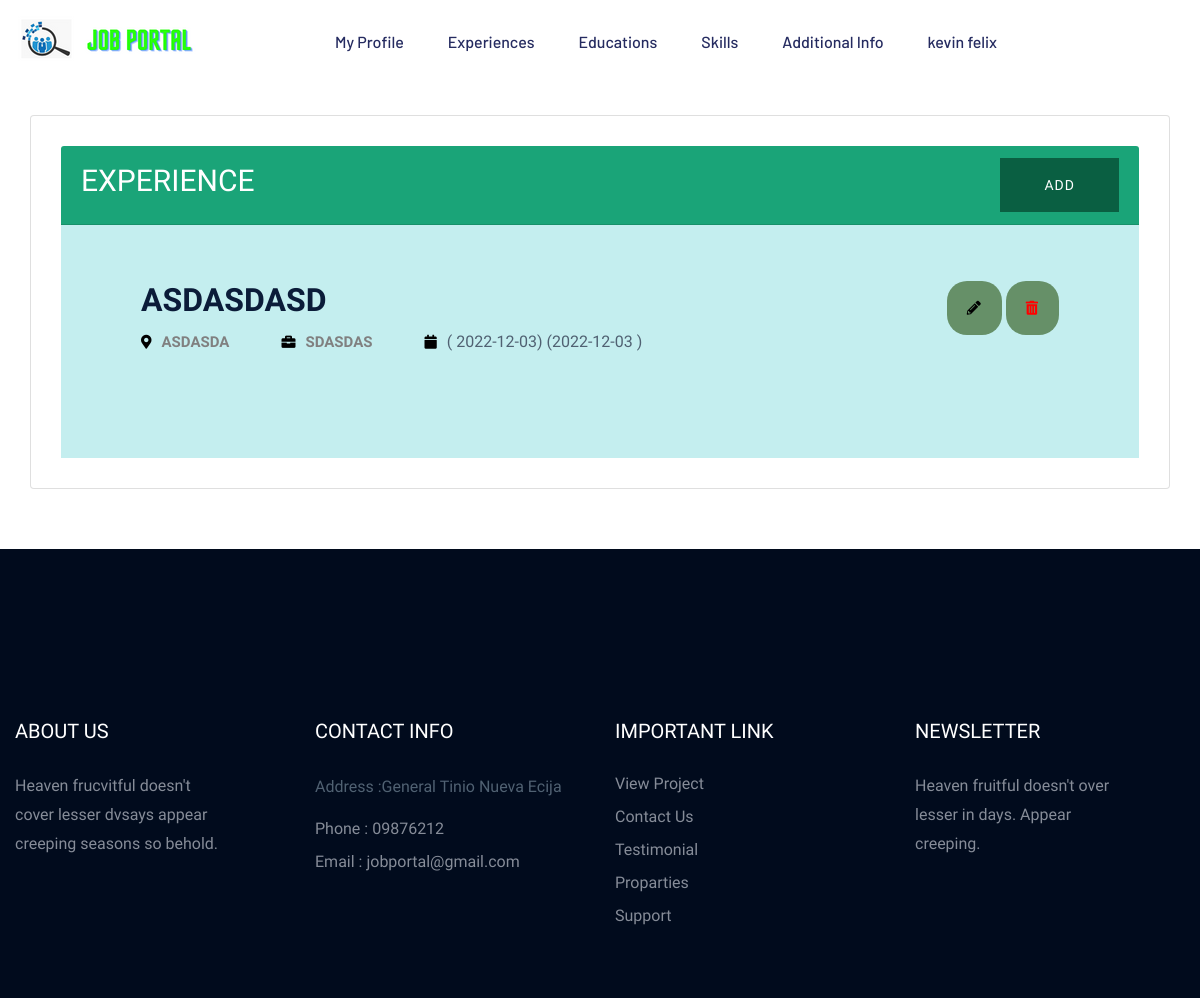
The app's page /applicant_exp.php (signed in) with its own data.
### tables this page shows
CREATE TABLE `applicant_experience` (
  `ae_id` int(11) NOT NULL,
  `ae_user_id` int(100) NOT NULL,
  `ae_companyname` varchar(100) NOT NULL,
  `ae_companyaddress` varchar(100) NOT NULL,
  `ae_position` varchar(100) NOT NULL,
  `ae_from` varchar(100) NOT NULL,
  `ae_to` varchar(100) NOT NULL
);

### classes/CONFIGDB.php (called while the page is built, shortened)
<?php
	class CONFIGDB
	{
		private $_host = 'localhost';
		private $_username = 'root';
		private $_password = '';
		private $_database = 'job_portal_db';
		protected $connection;
		public function __construct()
		{
			if (!isset($this->connection)) {
				$this->connection = new mysqli($this->_host, $this->_username, $this->_password, $this->_database);
			}
			return $this->connection;
		}
	}
?>

### classes/CRUDAPI.php (called while the page is built, shortened)
<?php
include_once 'CONFIGDB.php';
class CRUDAPI extends CONFIGDB
{
	public function getData($query)
	{
		$result = $this->connection->query($query);
		$rows = array();
		while ($row = $result->fetch_assoc()) {
			$rows[] = $row;
		}
		return $rows;
	}
}
?>

### applicant_exp.php (the view, shortened to what this page needs)
<?php
include_once("classes/CRUDAPI.php");
$crudapi = new CRUDAPI();
?>
<?php include('applicantsviews/head.php'); ?>
    <?php include('applicantsviews/headerapplicant.php'); ?>
    <main>
    <section class="section profile">
<div class="container-fluid" style="padding:30px;">
  <div class="card" style="margin-bottom:30px; padding:30px;">
    <div class="card-header" style="background-color:#1AA478;">
        <label Style="font-size:30px; color:white;">EXPERIENCE </label>
      <button type="button" class="btn btn-primary" id="addexps" style="float:right; background-color:#0A5F42;">ADD</button>
    </div>
    <div class="card-body" style="background-color:#c4eeef;">
            <div class="container-fluid">
                <div class="row">
                    <div class="col-xl-12 col-lg-12 col-md-12">
                        <section class="featured-job-area">
                            <div class="container">
                                <?php
                                    if(isset($_SESSION['USERROLE'])){
                                       $exp= $_SESSION['USERID'];
                                   $query = "SELECT * FROM `applicant_experience` left join users on users.user_id = applicant_experience.ae_user_id where applicant_experience.ae_user_id=$exp";
                                    $result = $crudapi->getData($query);
                                    foreach ($result as $key => $data) {
                                  ?>
                                <div class="single-job-items mb-30">
                                    <div class="job-items">
                                        <div class="job-tittle job-tittle2">
                                            <a href="#">
                                                <h2 style="font-weight:bold;"><?php echo strtoupper($data['ae_companyname']); ?></h2>
                                            </a>
                                            <ul>
                                                <li style="font-weight:bold;"><i  style="color:black;" class="fas fa-map-marker-alt"></i><?php echo strtoupper($data['ae_companyaddress']); ?></li>
                                                <li style="font-weight:bold;"><i  style="color:black;" class="fas fa-briefcase"></i><?php echo strtoupper($data['ae_position']); ?></li>
                                              <li style="font-weight:bold;"><p><i style="color:black;" class="fas fa-calendar"></i>( <?php echo strtoupper($data["ae_from"]).") (".strtoupper($data["ae_to"]) ?> )</p></li>
                                            </ul>
                                        </div>
                                    </div>
                                    <div class="items-link items-link2 f-right">
                                        <button type="button" data-id="<?php echo $data['ae_id']; ?>" class="btns" style="background-color:#669068; padding:20px; border:none;border-radius:20px;" id="editbtn"><i style="color:black" class="fa fa-pencil-alt"></i></button>
                                        <button type="button" data-id="<?php echo $data['ae_id']; ?>" class="btns" id="deletebtn"  style="background-color:#669068; padding:20px; border:none;border-radius:20px;"><i  style="color:red;" class="fa fa-trash-alt"></i></button>
                                    </div>
                                </div>
                                <?php } }?>
                            </div>
                        </section>
                </div>
            </div>
        </div>
    </main>
<?php include('applicantsviews/footer.php'); ?>
<?php include('applicantsviews/script.php'); ?>

### records on screen
applicant_experience: ae_companyname "ASDASDASD", ae_companyaddress "ASDASDA", ae_position "SDASDAS", ae_from "2022-12-03", ae_to "2022-12-03"

### other values on screen
$_SESSION['FULLNAME'] "kevin felix"
